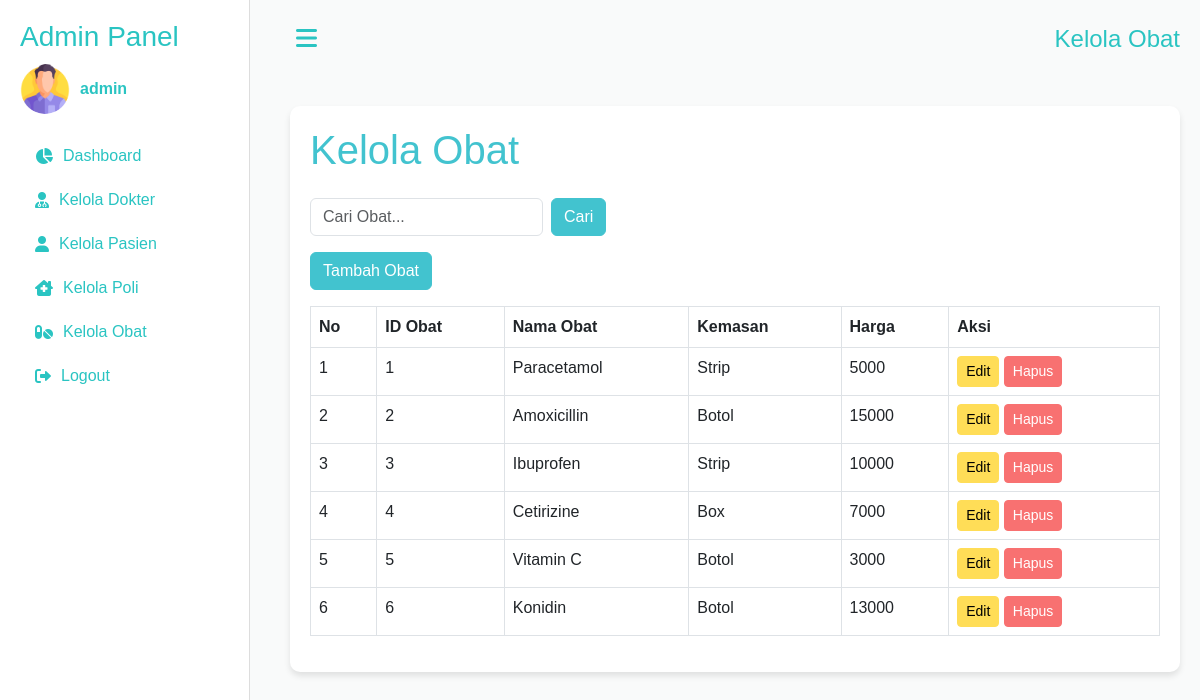
Screenshot of /admin/kelola_obat.php (signed in) with the database file from the repository.
### tables this page shows
CREATE TABLE `obat` (
  `id` int(11) NOT NULL,
  `nama_obat` varchar(50) NOT NULL,
  `kemasan` varchar(50) DEFAULT NULL,
  `harga` int(10) UNSIGNED DEFAULT 0
);

### admin/kelola_obat.php (the view, shortened to what this page needs)
<?php
include '../includes/db.php';
$search = isset($_GET['search']) ? $_GET['search'] : '';
$obatList = $conn->query("SELECT * FROM obat WHERE nama_obat LIKE '%$search%'");
$adminName = $_SESSION['username'];
?>
<!DOCTYPE html>
<html lang="en">
<head>
    <link href="https://cdn.jsdelivr.net/npm/bootstrap@5.3.0-alpha1/dist/css/bootstrap.min.css" rel="stylesheet">
    <link rel="stylesheet" href="https://cdnjs.cloudflare.com/ajax/libs/font-awesome/6.0.0/css/all.min.css">
    <link rel="stylesheet" href="../assets/css/admin/styles.css">
</head>
<body>
    <div class="sidebar" id="sidebar">
        <h3>Admin Panel</h3>
        <div class="profile">
        <img src="../assets/images/man.png" alt="Avatar">
            <span><?= htmlspecialchars($adminName) ?></span>
        </div>
        <a href="dashboard.php"><i class="fas fa-chart-pie"></i> Dashboard</a>
        <a href="kelola_dokter.php"><i class="fas fa-user-md"></i> Kelola Dokter</a>
        <a href="kelola_pasien.php"><i class="fas fa-user"></i> Kelola Pasien</a>
        <a href="kelola_poli.php"><i class="fas fa-clinic-medical"></i> Kelola Poli</a>
        <a href="kelola_obat.php"><i class="fas fa-pills"></i> Kelola Obat</a>
        <a href="../logout.php"><i class="fas fa-sign-out-alt"></i> Logout</a>
    </div>
    <div class="content" id="content">
        <div class="header">
            <button class="toggle-btn" id="toggleSidebar">
                <i class="fas fa-bars"></i>
            </button>
            <h1>Kelola Obat</h1>
        </div>
                        <div class="container mt-5">
                    <h1 class="mb-4">Kelola Obat</h1>
                    <div class="d-flex justify-content-between align-items-center mb-3">
                        <form method="GET" class="d-flex">
                            <input type="text" name="search" class="form-control me-2" placeholder="Cari Obat..." value="<?= htmlspecialchars($search) ?>">
                            <button type="submit" class="btn btn-primary">Cari</button>
                        </form>
                    </div>
                    <button class="btn btn-primary mb-3" data-bs-toggle="modal" data-bs-target="#addObatModal">Tambah Obat</button>
                    <table class="table table-bordered">
                        <thead>
                            <tr>
                                <th>No</th>
                                <th>ID Obat</th>
                                <th>Nama Obat</th>
                                <th>Kemasan</th>
                                <th>Harga</th>
                                <th>Aksi</th>
                            </tr>
                        </thead>
                        <tbody>
                            <?php
                            $no = 1;
                            while ($row = $obatList->fetch_assoc()): ?>
                                <tr>
                                    <td><?= $no++ ?></td>
                                    <td><?= $row['id'] ?></td>
                                    <td><?= $row['nama_obat'] ?></td>
                                    <td><?= $row['kemasan'] ?></td>
                                    <td><?= $row['harga'] ?></td>
                                    <td>
                                        <button class="btn btn-warning btn-sm" data-bs-toggle="modal" data-bs-target="#editObatModal<?= $row['id'] ?>">Edit</button>
                                        <form method="POST" style="display:inline-block;">
                                            <button type="submit" name="delete" class="btn btn-danger btn-sm">Hapus</button>
                                        </form>
                                    </td>
                                </tr>
                            <?php endwhile; ?>
                        </tbody>
                    </table>
                </div>
</body>
</html>

### assets/css/admin/styles.css (style rules this page uses)
:root { --main-bg-color: #f9fafa; --sidebar-bg-color: #ffffff; --text-color: #2ac4c2; --card-bg-color: #ffffff; --card-shadow: rgba(0, 0, 0, 0.1); }
body { font-family: Arial, sans-serif; margin: 0; padding: 0; background-color: var(--main-bg-color); }
.sidebar { height: 100vh; background-color: var(--sidebar-bg-color); border-right: 1px solid #ddd; padding: 20px; position: fixed; top: 0; left: 0; width: 250px; z-index: 1000; transition: transform 0.3s ease-in-out; }
.sidebar h3 { color: var(--text-color); margin-bottom: 10px; }
.profile { display: flex; align-items: center; margin-bottom: 20px; }
.profile img { width: 50px; height: 50px; border-radius: 50%; margin-right: 10px; }
.profile span { font-size: 1rem; color: var(--text-color); font-weight: bold; }
.sidebar a { color: var(--text-color); text-decoration: none; display: flex; align-items: center; padding: 10px 15px; border-radius: 5px; }
.sidebar a i { margin-right: 10px; }
.toggle-btn { background: none; border: none; color: var(--text-color); font-size: 24px; cursor: pointer; margin-right: 15px; }
.content { margin-left: 270px; padding: 20px; transition: margin-left 0.3s ease-in-out; }
.header { display: flex; align-items: center; justify-content: space-between; }
.header h1 { margin: 0; font-size: 1.5rem; color: var(--text-color); }
.container { background-color: #fff; border-radius: 10px; box-shadow: 0 4px 6px rgba(0, 0, 0, 0.1); padding: 20px; }
h1 { color: #42c3cf; }
.btn-primary { background-color: #42c3cf; border-color: #42c3cf; }
.btn-warning { background-color: #ffdd57; border-color: #ffdd57; }
.btn-danger { background-color: #f87171; border-color: #f87171; }
table thead { background-color: #42c3cf; color: #fff; }
table tbody tr:nth-child(even) { background-color: #f9fafa; }

### rows the page displays
obat: id "1", nama_obat "Paracetamol", kemasan "Strip", harga "5000"
obat: id "2", nama_obat "Amoxicillin", kemasan "Botol", harga "15000"
obat: id "3", nama_obat "Ibuprofen", kemasan "Strip", harga "10000"
obat: id "4", nama_obat "Cetirizine", kemasan "Box", harga "7000"
obat: id "5", nama_obat "Vitamin C", kemasan "Botol", harga "3000"
obat: id "6", nama_obat "Konidin", kemasan "Botol", harga "13000"

### other values shown
$adminName "admin"
